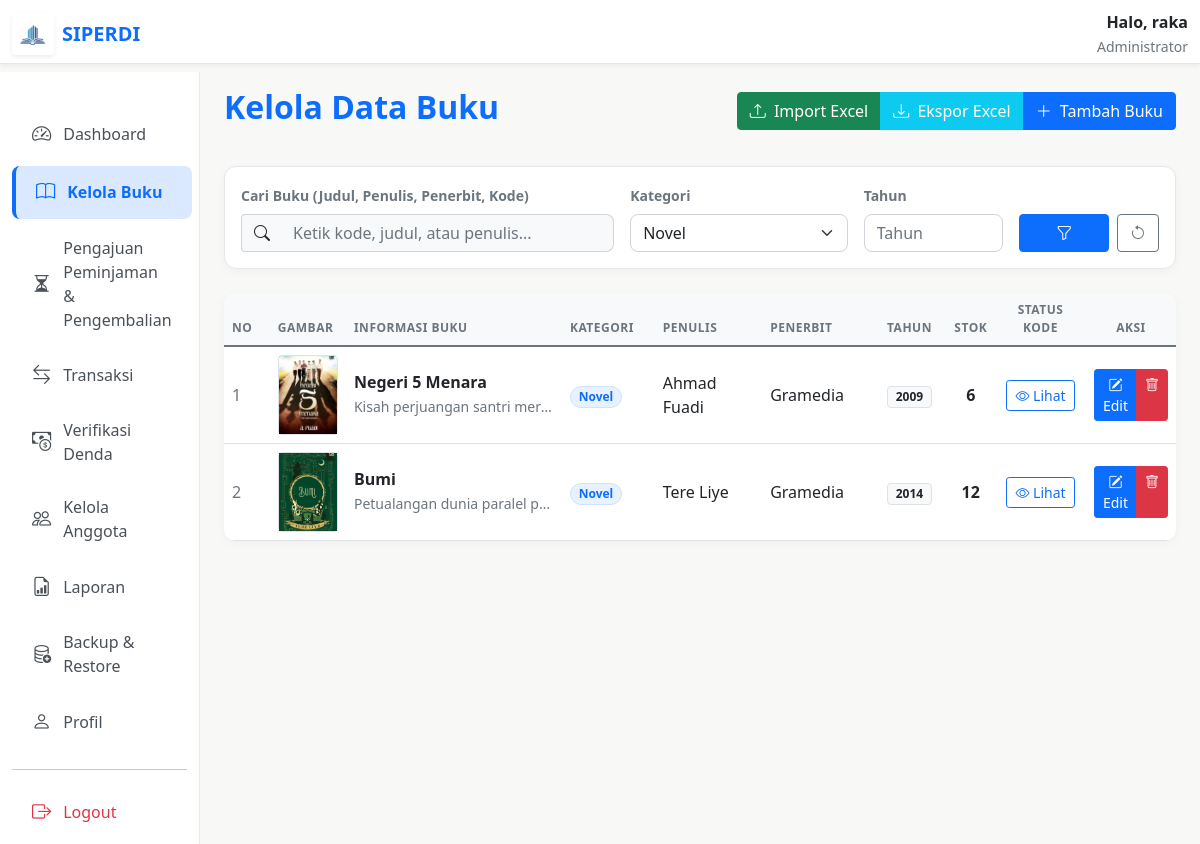
The page /admin/kelola-buku/kelola_buku.php?filter_kategori=Novel (signed in) on the database as committed earlier.
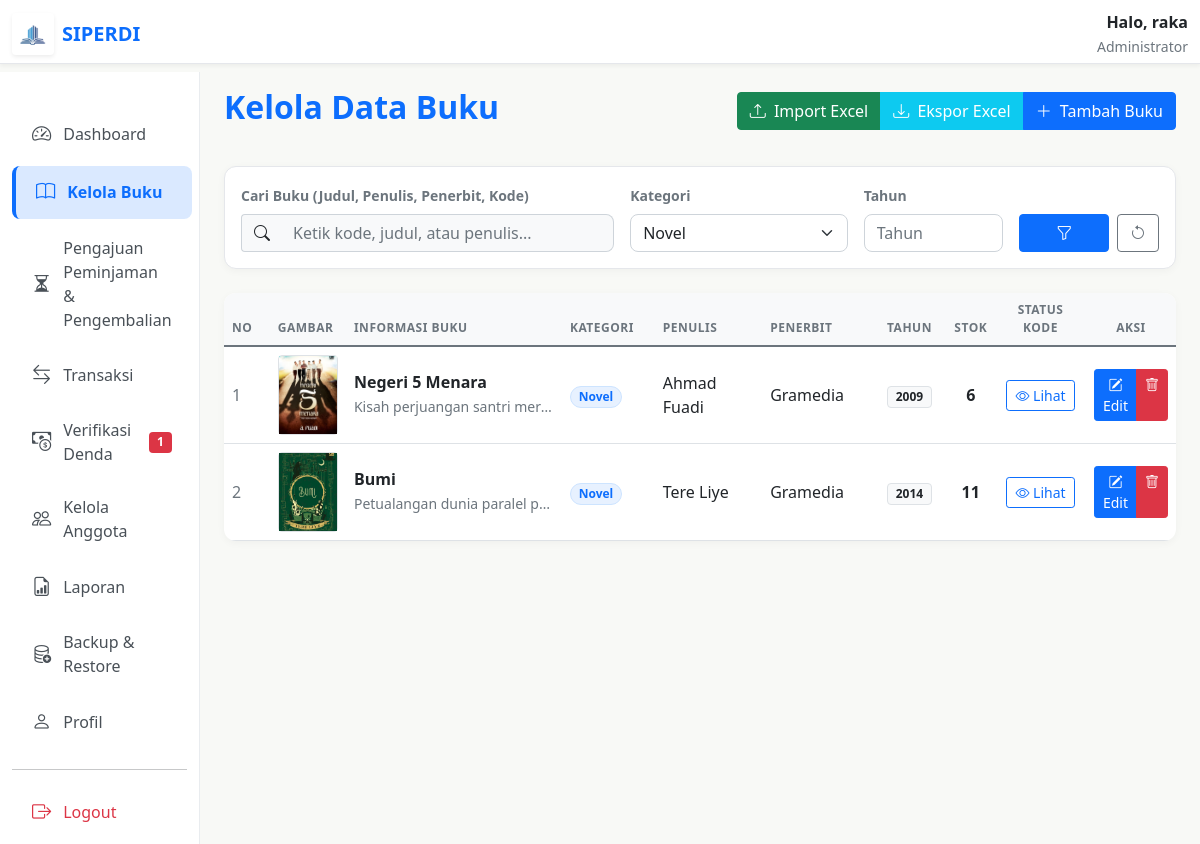
The same page on the database as committed later.
### tables this page shows
CREATE TABLE `detail_buku` (
  `id_buku` int(11) NOT NULL,
  `kode_buku` varchar(50) DEFAULT NULL,
  `deskripsi` text DEFAULT NULL,
  `kategori` varchar(50) DEFAULT NULL,
  `gambar` varchar(255) DEFAULT NULL,
  `created_at` timestamp NULL DEFAULT current_timestamp(),
  PRIMARY KEY (`id_buku`),
  CONSTRAINT `fk_detail_buku` FOREIGN KEY (`id_buku`) REFERENCES `buku` (`id`) ON DELETE CASCADE
);

CREATE TABLE `buku` (
  `id` int(11) NOT NULL AUTO_INCREMENT,
  `judul` varchar(150) NOT NULL,
  `penulis` varchar(200) DEFAULT NULL,
  `penerbit` varchar(150) DEFAULT NULL,
  `tahun` int(4) NOT NULL,
  `stok` int(11) NOT NULL,
  `created_at` timestamp NULL DEFAULT current_timestamp(),
  PRIMARY KEY (`id`)
);

### admin/kelola-buku/kelola_buku.php (the view, shortened to what the changed rows need)
<?php
include __DIR__ . "/../../config/database.php";
 $count_denda_pending = mysqli_fetch_assoc(mysqli_query($conn, "SELECT COUNT(*) as total FROM transaksi WHERE status = 'pending_payment'"))['total'];
$limit = 4;
$page = isset($_GET['page']) ? (int)$_GET['page'] : 1;
$start = ($page > 1) ? ($page * $limit) - $limit : 0;
$search_all = $_GET['search_all'] ?? '';
$filter_kategori = $_GET['filter_kategori'] ?? '';
$filter_tahun = $_GET['filter_tahun'] ?? '';
$data = mysqli_query($conn, "
  SELECT buku.*, detail_buku.kode_buku as prefix_kode, detail_buku.gambar, detail_buku.kategori, detail_buku.deskripsi
  FROM buku
  LEFT JOIN detail_buku ON buku.id = detail_buku.id_buku
  WHERE (buku.judul LIKE '%$search_all%'
         OR buku.penulis LIKE '%$search_all%'
         OR buku.penerbit LIKE '%$search_all%'
         OR detail_buku.kode_buku LIKE '%$search_all%')
    AND (detail_buku.kategori LIKE '%$filter_kategori%')
    " . ($filter_tahun ? "AND buku.tahun = '$filter_tahun'" : "") . "
  ORDER BY buku.id DESC
  LIMIT $start, $limit
");
?>
<!DOCTYPE html>
<html lang="id">
<head>
  <link href="../../asset/css/bootstrap.min.css" rel="stylesheet">
  <link rel="stylesheet" href="../../asset/font/bootstrap-icons.css">
</head>
<body>
  <div class="container-fluid pt-5 mt-4">
    <div class="row">
      <nav class="col-md-3 col-lg-2 d-md-block sidebar collapse show">
        <div class="position-sticky pt-3">
          <ul class="nav flex-column">
            <li class="nav-item">
              <a class="nav-link" href="../denda/verifikasi_denda.php">
                <i class="bi bi-cash-coin"></i> Verifikasi Denda
                <?php if ($count_denda_pending > 0): ?>
                  <span class="badge bg-danger ms-auto"><?= $count_denda_pending ?></span>
                <?php endif; ?>
              </a>
            </li>
          </ul>
        </div>
      </nav>
      <main class="col-md-9 ms-sm-auto col-lg-10 px-md-4">
        <div class="d-flex justify-content-between flex-wrap flex-md-nowrap align-items-center pt-3 pb-2 mb-4">
          <h2 class="fw-bold" style="color: var(--primary-blue);">Kelola Data Buku</h2>
        </div>
        <div class="card card-custom border-0 overflow-hidden">
          <div class="table-responsive">
            <table class="table table-hover align-middle mb-0">
              <thead>
                <tr>
                  <th width="5%">No</th>
                  <th width="8%">Gambar</th>
                  <th width="22%">Informasi Buku</th>
                  <th width="10%">Kategori</th>
                  <th width="12%">Penulis</th>
                  <th width="12%">Penerbit</th>
                  <th width="8%" class="text-center">Tahun</th>
                  <th width="5%" class="text-center">Stok</th>
                  <th width="10%" class="text-center">Status Kode</th>
                  <th width="8%" class="text-center">Aksi</th>
                </tr>
              </thead>
              <tbody>
                <?php
                $no = $start + 1;
                if (mysqli_num_rows($data) > 0) {
                  while ($b = mysqli_fetch_assoc($data)) { ?>
                    <tr>
                      <td class="text-muted"><?= $no++ ?></td>
                      <td>
                        <div class="bg-light border rounded d-flex align-items-center justify-content-center" style="width: 60px; height: 80px;">
                          <?php if (!empty($b['gambar'])): ?>
                            <img src="../../uploads/<?= $b['gambar'] ?>" alt="<?= $b['judul'] ?>" class="img-fluid" style="width: 100%; height: 100%; object-fit: cover;">
                          <?php else: ?>
                            <i class="bi bi-book text-muted fs-4"></i>
                          <?php endif; ?>
                        </div>
                      </td>
                      <td>
                        <h6 class="fw-bold mb-1 text-dark"><?= $b['judul'] ?></h6>
                        <p class="text-muted small text-truncate mb-0" style="max-width: 200px;" title="<?= $b['deskripsi'] ?>">
                          <?= $b['deskripsi'] ?: '-' ?>
                        </p>
                      </td>
                      <td>
                        <span class="badge badge-kategori">
                          <?= $b['kategori'] ?: 'Umum' ?>
                        </span>
                      </td>
                      <td><?= $b['penulis'] ?></td>
                      <td><?= $b['penerbit'] ?></td>
                      <td class="text-center">
                        <span class="badge bg-light text-dark border">
                          <?= $b['tahun'] ?>
                        </span>
                      </td>
                      <td class="text-center fw-bold"><?= $b['stok'] ?></td>
                      <td class="text-center">
                        <button onclick="tampilKode(<?= $b['id'] ?>, '<?= htmlspecialchars($b['judul'], ENT_QUOTES) ?>', <?= $b['stok'] ?>)" class="btn btn-sm btn-outline-primary" data-bs-toggle="modal" data-bs-target="#modalKode">
                          <i class="bi bi-eye"></i> Lihat
                        </button>
                      </td>
                      <td class="text-center">
                        <div class="btn-group" role="group">
                          <button onclick="openModalEdit(this)" type="button" class="btn btn-sm btn-primary"
                            data-id="<?= $b['id'] ?>"
                            data-judul="<?= $b['judul'] ? htmlspecialchars($b['judul'], ENT_QUOTES) : '' ?>"
                            data-penulis="<?= $b['penulis'] ? htmlspecialchars($b['penulis'], ENT_QUOTES) : '' ?>"
                            data-penerbit="<?= $b['penerbit'] ? htmlspecialchars($b['penerbit'], ENT_QUOTES) : '' ?>"
                            data-tahun="<?= $b['tahun'] ?>"
                            data-stok="<?= $b['stok'] ?>"
                            data-deskripsi="<?= $b['deskripsi'] ? htmlspecialchars($b['deskripsi'], ENT_QUOTES) : '' ?>"
                            data-kategori="<?= $b['kategori'] ? htmlspecialchars($b['kategori'], ENT_QUOTES) : '' ?>"
                            data-prefix="<?= $b['prefix_kode'] ? htmlspecialchars($b['prefix_kode'], ENT_QUOTES) : '' ?>"
                            data-gambar="<?= $b['gambar'] ?>"
                            data-bs-toggle="modal" data-bs-target="#modalEdit">
                            <i class="bi bi-pencil-square"></i> Edit
                          </button>
                          <a href="simpan_buku.php?hapus=<?= $b['id'] ?>" onclick="return confirm('Yakin ingin menghapus buku <?= htmlspecialchars($b['judul'], ENT_QUOTES) ?>?')" class="btn btn-sm btn-danger">
                            <i class="bi bi-trash"></i>
                          </a>
                        </div>
                      </td>
                    </tr>
                  <?php }
                } ?>
              </tbody>
            </table>
          </div>
        </div>
      </main>
    </div>
  </div>
</body>
</html>

Rows that differ between the two databases and show on the page:
changed detail_buku "Bumi": id_buku.stok "12" → "11"
Other text that changed with them:
$count_denda_pending: (not shown) → "1"
